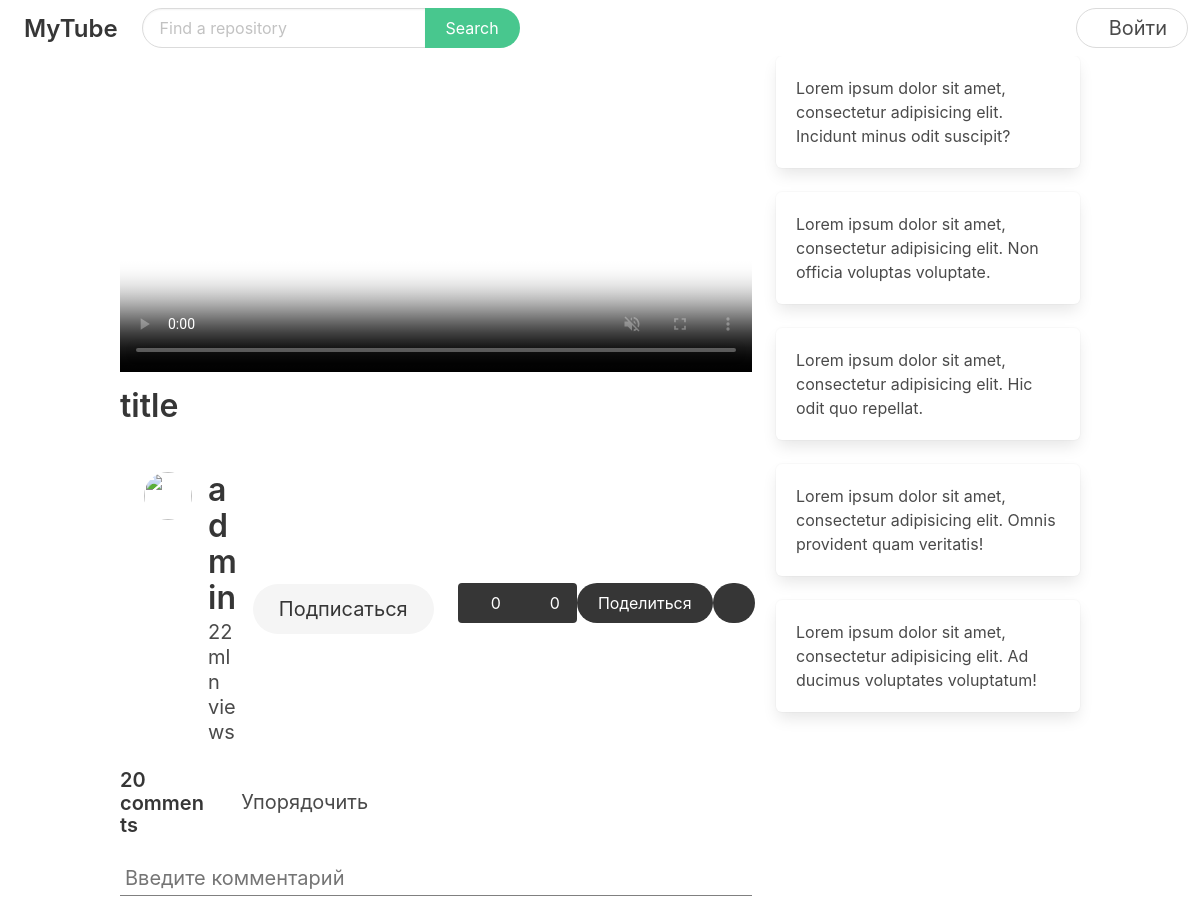
Screenshot of /app/video/1 with the database file from the repository.
### studio/models.py (models this page shows)
class Video(models.Model):
    title = models.CharField(max_length=255)
    description = models.TextField()
    image = models.ImageField(upload_to='image/')
    file = models.FileField(upload_to='video/', validators=[FileExtensionValidator(allowed_extensions=['mp4'])])
    created_add = models.DateTimeField(auto_now_add=True)
    author = models.ForeignKey(User, on_delete=models.CASCADE, default='1')
    likes = models.ManyToManyField(User, related_name='likes', blank=True)
    dislikes = models.ManyToManyField(User, related_name='dislikes', blank=True)
    views = models.IntegerField(default=0)
    archived = models.BooleanField(default=False)
    def __str__(self):
        return self.title

### app/views.py (the view, shortened to what this page needs)
# urls.py: path('video/<int:pk>', views.video, name='video'),
def video(request, pk):
    video_object = Video.objects.get(pk=pk)
    form = CommentForm(request.POST or None)
    video_object.views += 1
    video_object.save()
    return render(request, 'video.html', {'video': video_object, 'form': form})

### app/forms.py
class CommentForm(forms.ModelForm):
    text = forms.CharField(widget=forms.TextInput(attrs={'class': 'comment_input', 'placeholder': 'Введите комментарий'}))
    class Meta:
        model = Comment
        fields = ['text',]

### app/templates/video.html (shortened to what this page needs)
{% extends 'base_layout.html' %}
{% block content %}
    <div class="container">
        <div class="columns">
            <div class="column is-8">
                <video width="880" controls poster="{{ video.image.url }}" muted>
                    <source src="{{ video.file.url }}" type="video/mp4"/>
                </video>
                <div class="title mt-4">
                    {{ video }}
                </div>
                <div class="is-flex is-justify-content-space-between is-align-items-center">
                    <div class="card-content">
                        <div class="media">
                            <div class="media-left">
                                <figure class="image is-48x48">
                                    <img class="is-rounded" src="https://bulma.io/images/placeholders/48x48.png" alt="">
                                </figure>
                            </div>
                            <div class="is-flex is-align-items-center">
                                <div class="media-content">
                                    <div class="title">{{ video.author }}</div>
                                    <div class="subtitle">22 mln views</div>
                                </div>
                                <button class="button ml-4 is-light has-text-dark is-medium is-rounded">
                                    Подписаться
                                </button>
                            </div>
                        </div>
                    </div>
                    <div class="is-flex">
                        <div class="field has-addons">
                            <p class="control">
                                <a href="{% url 'app:likes' video.pk %}"
                                   class="button is-dark {% if user in video.likes.all %} is-success {% endif %}">
                                    <span class="content ml-4">
                                        {{ video.likes.count }}
                                    </span>
                                </a>
                            </p>
                            <p class="control">
                                <a href="{% url 'app:dislikes' video.pk %}"
                                   class="button is-dark {% if user in video.dislikes.all %} is-danger {% endif %}">
                                    <span class="content ml-4">
                                        {{ video.dislikes.count }}
                                    </span>
                                </a>
                            </p>
                        </div>
                        <button class="button is-dark is-rounded">
                            Поделиться
                        </button>
                        <button class="button is-dark is-rounded">
                        </button>
                    </div>
                </div>
                <div class="columns is-vcentered">
                    <div class="column is-2">
                        <div class="title is-5">
                            20 comments
                        </div>
                    </div>
                    <div class="column is-3">
                        <div class="content is-flex is-justify-content-start is-align-items-center">
                            <span class="subtitle ml-3">Упорядочить</span>
                        </div>
                    </div>
                </div>
                <div class="comments">
                    <form method="post" class="comment_form">
                        {{ form }}
                    </form>
                </div>
            </div>
            <div class="column">
                <div class="box">Lorem ipsum dolor sit amet, consectetur adipisicing elit. Incidunt minus odit
                    suscipit?
                </div>
                <div class="box">Lorem ipsum dolor sit amet, consectetur adipisicing elit. Non officia voluptas
                    voluptate.
                </div>
                <div class="box">Lorem ipsum dolor sit amet, consectetur adipisicing elit. Hic odit quo repellat.</div>
                <div class="box">Lorem ipsum dolor sit amet, consectetur adipisicing elit. Omnis provident quam
                    veritatis!
                </div>
                <div class="box">Lorem ipsum dolor sit amet, consectetur adipisicing elit. Ad ducimus voluptates
                    voluptatum!
                </div>
            </div>
        </div>
    </div>
{% endblock %}

### static/style/style.css (style rules this page uses)
.comment_input { border: none; width: 100%; border-bottom: 1px solid grey; padding: 5px; font-size: 20px; outline: none; }

### rows the page displays
Video: title "title", author "admin", likes.count "0", dislikes.count "0"
